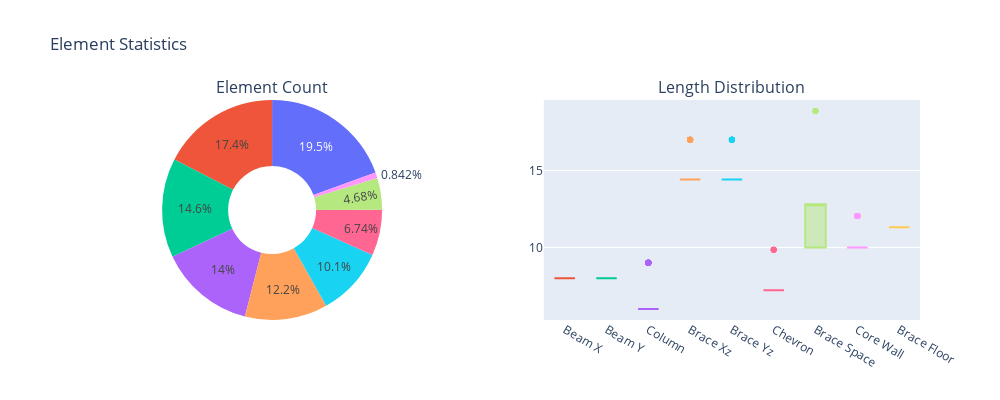

The code cell stored with this chart in its notebook:
### Code cell
# Statistics visualization
fig_stats = make_subplots(
    rows=1, cols=2,
    subplot_titles=['Element Count', 'Length Distribution'],
    specs=[[{'type': 'pie'}, {'type': 'box'}]]
)

counts = connectivity_df['element_type'].value_counts()
fig_stats.add_trace(
    go.Pie(labels=[e.replace('_', ' ').title() for e in counts.index], values=counts.values, hole=0.4),
    row=1, col=1
)

for etype in connectivity_df['element_type'].unique():
    lengths = connectivity_df[connectivity_df['element_type'] == etype]['length']
    fig_stats.add_trace(
        go.Box(y=lengths, name=etype.replace('_', ' ').title()),
        row=1, col=2
    )

fig_stats.update_layout(title='Element Statistics', height=400, width=1000, showlegend=False)
fig_stats.show()

### Figure 1 — Plotly figure (JSON) as saved in the notebook; plotly's stock layout.template omitted (floating-point values rounded to 4 significant figures; data arrays with more than 128 entries replaced by an {"elided": "..."} marker saying what was removed)
{"data": [{"domain": {"x": [0, 0.45], "y": [0, 1]}, "hole": 0.4, "labels": ["Brace Floor", "Column", "Beam X", "Core Wall", "Beam Y", "Brace Xz", "Brace Yz", "Chevron", "Brace Space"], "type": "pie", "values": [416, 372, 312, 300, 260, 216, 144, 100, 18]}, {"name": "Beam X", "type": "box", "xaxis": "x", "y": {"elided": "312 float values"}, "yaxis": "y"}, {"name": "Beam Y", "type": "box", "xaxis": "x", "y": {"elided": "260 float values"}, "yaxis": "y"}, {"name": "Column", "type": "box", "xaxis": "x", "y": {"elided": "372 float values"}, "yaxis": "y"}, {"name": "Brace Xz", "type": "box", "xaxis": "x", "y": {"elided": "216 float values"}, "yaxis": "y"}, {"name": "Brace Yz", "type": "box", "xaxis": "x", "y": {"elided": "144 float values"}, "yaxis": "y"}, {"name": "Chevron", "type": "box", "xaxis": "x", "y": [9.849, 9.849, 9.849, 9.849, 7.211, 7.211, 7.211, 7.211, 7.211, 7.211, 7.211, 7.211, 7.211, 7.211, 7.211, 7.211, 7.211, 7.211, 7.211, 7.211, 7.211, 7.211, 7.211, 7.211, 7.211, 7.211, 7.211, 7.211, 7.211, 7.211, 7.211, 7.211, 7.211, 7.211, 7.211, 7.211, 7.211, 7.211, 7.211, 7.211, 7.211, 7.211, 7.211, 7.211, 7.211, 7.211, 7.211, 7.211, 7.211, 7.211, 7.211, 7.211, 7.211, 7.211, 7.211, 7.211, 7.211, 7.211, 7.211, 7.211, 7.211, 7.211, 7.211, 7.211, 7.211, 7.211, 7.211, 7.211, 7.211, 7.211, 7.211, 7.211, 7.211, 7.211, 7.211, 7.211, 7.211, 7.211, 7.211, 7.211, 7.211, 7.211, 7.211, 7.211, 7.211, 7.211, 7.211, 7.211, 7.211, 7.211, 7.211, 7.211, 7.211, 7.211, 7.211, 7.211, 7.211, 7.211, 7.211, 7.211], "yaxis": "y"}, {"name": "Brace Space", "type": "box", "xaxis": "x", "y": [10.0, 12.81, 18.87, 12.81, 10.0, 12.81, 18.87, 12.81, 10.0, 10.0, 12.81, 18.87, 12.81, 10.0, 12.81, 18.87, 12.81, 10.0], "yaxis": "y"}, {"name": "Core Wall", "type": "box", "xaxis": "x", "y": {"elided": "300 float values"}, "yaxis": "y"}, {"name": "Brace Floor", "type": "box", "xaxis": "x", "y": {"elided": "416 float values"}, "yaxis": "y"}], "layout": {"annotations": [{"font": {"size": 16}, "showarrow": false, "text": "Element Count", "x": 0.225, "xanchor": "center", "xref": "paper", "y": 1, "yanchor": "bottom", "yref": "paper"}, {"font": {"size": 16}, "showarrow": false, "text": "Length Distribution", "x": 0.775, "xanchor": "center", "xref": "paper", "y": 1, "yanchor": "bottom", "yref": "paper"}], "height": 400, "showlegend": false, "title": {"text": "Element Statistics"}, "width": 1000, "xaxis": {"anchor": "y", "domain": [0.55, 1]}, "yaxis": {"anchor": "x", "domain": [0, 1]}}}
